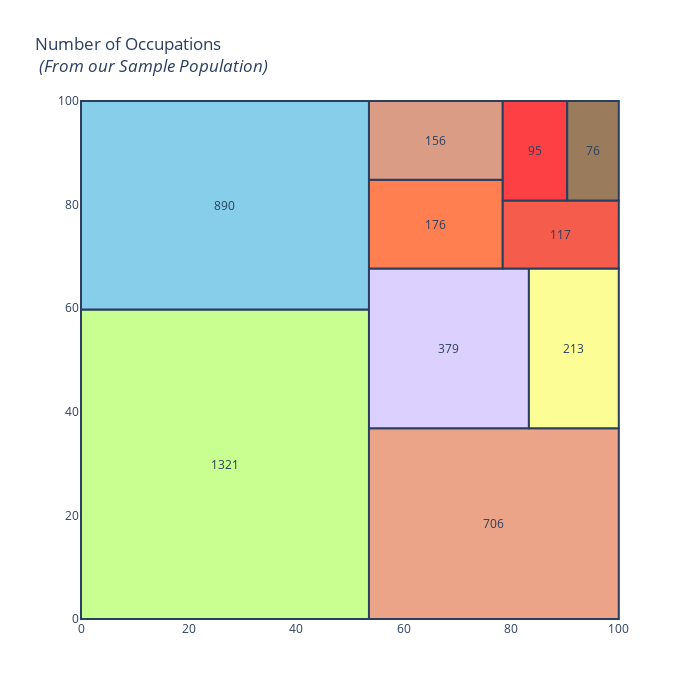

Notebook source saved alongside this figure:
### Code cell
import squarify
df = df.drop(df.loc[df["balance"] == 0].index)


x = 0
y = 0
width = 100
height = 100

job_names = df['job'].value_counts().index
values = df['job'].value_counts().tolist()

normed = squarify.normalize_sizes(values, width, height)
rects = squarify.squarify(normed, x, y, width, height)

colors = ['rgb(200, 255, 144)','rgb(135, 206, 235)',
          'rgb(235, 164, 135)','rgb(220, 208, 255)',
          'rgb(253, 253, 150)','rgb(255, 127, 80)', 
         'rgb(218, 156, 133)', 'rgb(245, 92, 76)',
         'rgb(252,64,68)', 'rgb(154,123,91)']

shapes = []
annotations = []
counter = 0

for r in rects:
    shapes.append(
        dict(
            type = 'rect',
            x0 = r['x'],
            y0 = r['y'],
            x1 = r['x'] + r['dx'],
            y1 = r['y'] + r['dy'],
            line = dict(width=2),
            fillcolor = colors[counter]
        )
    )
    annotations.append(
        dict(
            x = r['x']+(r['dx']/2),
            y = r['y']+(r['dy']/2),
            text = values[counter],
            showarrow = False
        )
    )
    counter = counter + 1
    if counter >= len(colors):
        counter = 0
    
# For hover text
trace0 = go.Scatter(
    x = [ r['x']+(r['dx']/2) for r in rects],
    y = [ r['y']+(r['dy']/2) for r in rects],
    text = [ str(v) for v in job_names],
    mode='text',
)

layout = dict(
    title='Number of Occupations <br> <i>(From our Sample Population)</i>',
    height=700, 
    width=700,
    xaxis=dict(showgrid=False,zeroline=False),
    yaxis=dict(showgrid=False,zeroline=False),
    shapes=shapes,
    annotations=annotations,
    hovermode='closest'
)

# With hovertext
figure = dict(data=[trace0], layout=layout)

iplot(figure, filename='squarify-treemap')

### Figure 1 — Plotly figure (JSON) as saved in the notebook; plotly's stock layout.template omitted (floating-point values rounded to 4 significant figures)
{"data": [{"mode": "text", "text": ["management", "blue-collar", "technician", "services", "retired", "self-employed", "entrepreneur", "unemployed", "housemaid", "student"], "type": "scatter", "x": [26.77, 26.77, 76.77, 68.42, 91.64, 65.99, 65.99, 89.21, 84.42, 95.2], "y": [29.87, 79.87, 18.4, 52.24, 52.24, 76.24, 92.41, 74.24, 90.4, 90.4]}], "layout": {"annotations": [{"showarrow": false, "text": "1321", "x": 26.77, "y": 29.87}, {"showarrow": false, "text": "890", "x": 26.77, "y": 79.87}, {"showarrow": false, "text": "706", "x": 76.77, "y": 18.4}, {"showarrow": false, "text": "379", "x": 68.42, "y": 52.24}, {"showarrow": false, "text": "213", "x": 91.64, "y": 52.24}, {"showarrow": false, "text": "176", "x": 65.99, "y": 76.24}, {"showarrow": false, "text": "156", "x": 65.99, "y": 92.41}, {"showarrow": false, "text": "117", "x": 89.21, "y": 74.24}, {"showarrow": false, "text": "95", "x": 84.42, "y": 90.4}, {"showarrow": false, "text": "76", "x": 95.2, "y": 90.4}], "height": 700, "hovermode": "closest", "shapes": [{"fillcolor": "rgb(200, 255, 144)", "line": {"width": 2}, "type": "rect", "x0": 0, "x1": 53.55, "y0": 0, "y1": 59.75}, {"fillcolor": "rgb(135, 206, 235)", "line": {"width": 2}, "type": "rect", "x0": 0, "x1": 53.55, "y0": 59.75, "y1": 100}, {"fillcolor": "rgb(235, 164, 135)", "line": {"width": 2}, "type": "rect", "x0": 53.55, "x1": 100, "y0": 0, "y1": 36.81}, {"fillcolor": "rgb(220, 208, 255)", "line": {"width": 2}, "type": "rect", "x0": 53.55, "x1": 83.29, "y0": 36.81, "y1": 67.67}, {"fillcolor": "rgb(253, 253, 150)", "line": {"width": 2}, "type": "rect", "x0": 83.29, "x1": 100, "y0": 36.81, "y1": 67.67}, {"fillcolor": "rgb(255, 127, 80)", "line": {"width": 2}, "type": "rect", "x0": 53.55, "x1": 78.42, "y0": 67.67, "y1": 84.81}, {"fillcolor": "rgb(218, 156, 133)", "line": {"width": 2}, "type": "rect", "x0": 53.55, "x1": 78.42, "y0": 84.81, "y1": 100}, {"fillcolor": "rgb(245, 92, 76)", "line": {"width": 2}, "type": "rect", "x0": 78.42, "x1": 100, "y0": 67.67, "y1": 80.81}, {"fillcolor": "rgb(252,64,68)", "line": {"width": 2}, "type": "rect", "x0": 78.42, "x1": 90.41, "y0": 80.81, "y1": 100}, {"fillcolor": "rgb(154,123,91)", "line": {"width": 2}, "type": "rect", "x0": 90.41, "x1": 100.0, "y0": 80.81, "y1": 100.0}], "title": {"text": "Number of Occupations <br> <i>(From our Sample Population)</i>"}, "width": 700, "xaxis": {"showgrid": false, "zeroline": false}, "yaxis": {"showgrid": false, "zeroline": false}}}
